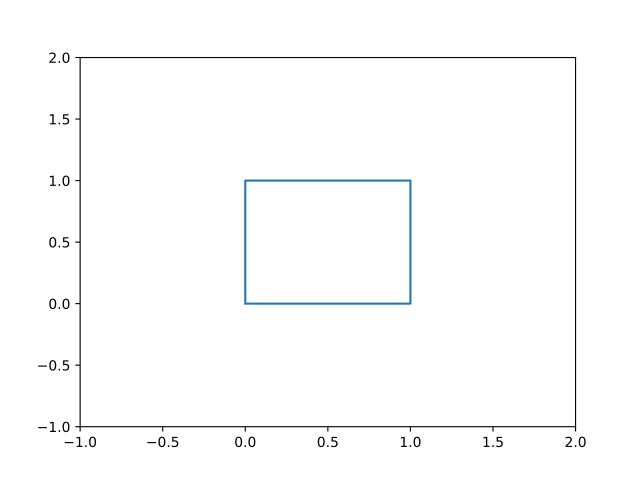

Source code (Python):
import numpy as np
import matplotlib.pyplot as plt

x = np.array([0, 1, 1, 0, 0])
y = np.array([0, 0, 1, 1, 0])
plt.plot(x, y)
plt.xlim(-1, 2)
plt.ylim(-1, 2)

plt.show()
